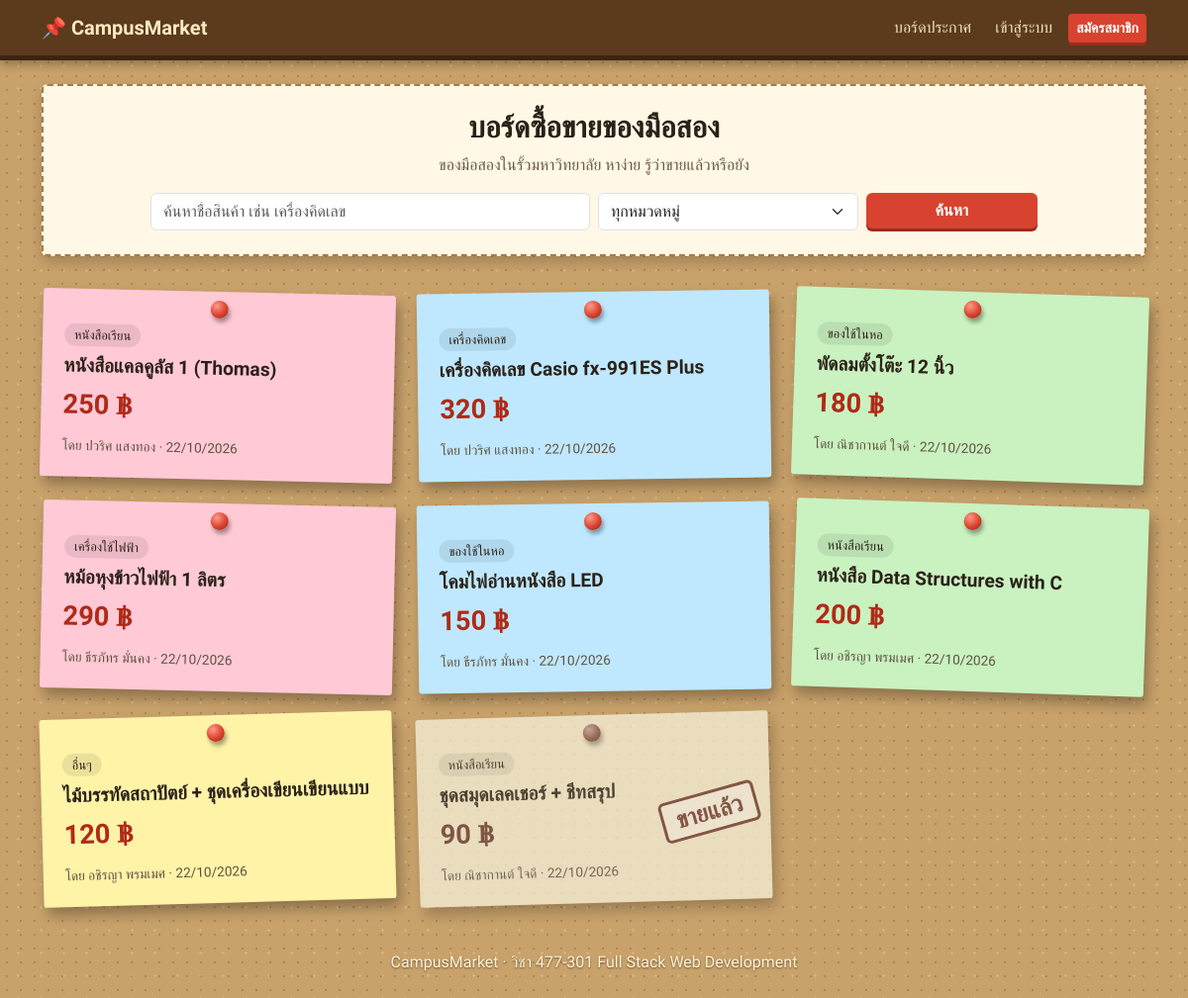
The page / on the database its author committed.
### tables this page shows
CREATE TABLE listings (
  id           INT AUTO_INCREMENT PRIMARY KEY,
  user_id      INT NOT NULL,                               
  title        VARCHAR(150) NOT NULL,                      
  description  TEXT NOT NULL,                              
  price        DECIMAL(10,2) NOT NULL,                     
  category     VARCHAR(50) NOT NULL,                       
  status       ENUM('selling','sold') NOT NULL DEFAULT 'selling',   
  created_at   TIMESTAMP DEFAULT CURRENT_TIMESTAMP,
  FOREIGN KEY (user_id) REFERENCES users(id) ON DELETE CASCADE
);

CREATE TABLE users (
  id          INT AUTO_INCREMENT PRIMARY KEY,
  name        VARCHAR(100) NOT NULL,                       
  student_id  VARCHAR(15)  NOT NULL,                       
  email       VARCHAR(120) NOT NULL UNIQUE,                
  password    VARCHAR(255) NOT NULL,                       
  contact     VARCHAR(100) NOT NULL,                       
  role        ENUM('member','admin') NOT NULL DEFAULT 'member',   
  created_at  TIMESTAMP DEFAULT CURRENT_TIMESTAMP
);

### config.php (called while the page is built, shortened)
<?php
function e($text) {
    return htmlspecialchars($text, ENT_QUOTES, 'UTF-8');
}
function is_login() {
    return isset($_SESSION['user']);
}

### index.php (the view, shortened to what this page needs)
<?php
require 'config.php';
$q    = trim($_GET['q'] ?? '');
$mine = isset($_GET['mine']) && is_login();
$sql    = "SELECT l.*, u.name AS seller
           FROM listings l JOIN users u ON l.user_id = u.id
           WHERE 1=1";
$params = [];
$sql .= " ORDER BY l.status ASC, l.created_at DESC";
$stmt = $pdo->prepare($sql);
$stmt->execute($params);
$listings = $stmt->fetchAll(PDO::FETCH_ASSOC);
include 'header.php';
?>
<div class="board-head">
  <h1><?= $mine ? 'ประกาศของฉัน' : 'บอร์ดซื้อขายของมือสอง' ?></h1>
  <p>ของมือสองในรั้วมหาวิทยาลัย หาง่าย รู้ว่าขายแล้วหรือยัง</p>
  <form class="row g-2 justify-content-center" method="get">
    <div class="col-12 col-md-5">
      <input class="form-control" name="q" value="<?= e($q) ?>" placeholder="ค้นหาชื่อสินค้า เช่น เครื่องคิดเลข">
    </div>
    <div class="col-8 col-md-3">
      <select class="form-select" name="cat">
        <option value="">ทุกหมวดหมู่</option>
      </select>
    </div>
    <div class="col-4 col-md-2">
      <button class="btn btn-pin w-100">ค้นหา</button>
    </div>
  </form>
</div>
<div class="row g-4">
  <?php foreach ($listings as $l): ?>
    <div class="col-12 col-sm-6 col-lg-4">
      <a href="listing_view.php?id=<?= $l['id'] ?>" class="note note-<?= $l['id'] % 4 ?> <?= $l['status'] === 'sold' ? 'is-sold' : '' ?>">
        <span class="pin"></span>
        <?php if ($l['status'] === 'sold'): ?>
          <span class="stamp">ขายแล้ว</span>
        <?php endif; ?>
        <span class="note-cat"><?= e($l['category']) ?></span>
        <h3><?= e($l['title']) ?></h3>
        <div class="note-price"><?= number_format($l['price']) ?> ฿</div>
        <div class="note-meta">โดย <?= e($l['seller']) ?> · <?= date('d/m/Y', strtotime($l['created_at'])) ?></div>
      </a>
    </div>
  <?php endforeach; ?>
</div>
<?php include 'footer.php'; ?>

### header.php (shortened to what this page needs)
<!DOCTYPE html>
<html lang="th">
<head>
  <link href="https://cdn.jsdelivr.net/npm/bootstrap@5.3.3/dist/css/bootstrap.min.css" rel="stylesheet">
  <link href="style.css" rel="stylesheet">
</head>
<body>
<nav class="navbar navbar-expand-md board-nav">
  <div class="container">
    <a class="navbar-brand brand" href="index.php">📌 CampusMarket</a>
    <div class="collapse navbar-collapse" id="menu">
      <ul class="navbar-nav ms-auto align-items-md-center gap-md-2">
        <li class="nav-item"><a class="nav-link" href="index.php">บอร์ดประกาศ</a></li>
        <?php if (is_login()): ?>
          <li class="nav-item"><a class="nav-link" href="listing_add.php">+ ติดประกาศ</a></li>
          <li class="nav-item"><a class="nav-link" href="index.php?mine=1">ของฉัน</a></li>
          <li class="nav-item">
            <span class="nav-link user-chip">
              <?= e($_SESSION['user']['name']) ?>
              <?php if (is_admin()): ?><span class="badge text-bg-danger">ADMIN</span><?php endif; ?>
            </span>
          </li>
          <li class="nav-item"><a class="nav-link" href="logout.php">ออกจากระบบ</a></li>
        <?php else: ?>
          <li class="nav-item"><a class="nav-link" href="login.php">เข้าสู่ระบบ</a></li>
          <li class="nav-item"><a class="btn btn-sm btn-pin" href="register.php">สมัครสมาชิก</a></li>
        <?php endif; ?>
      </ul>
    </div>
  </div>
</nav>
<main class="container py-4">

### footer.php (shortened to what this page needs)
</main>
<footer class="text-center py-4 foot">
  CampusMarket · วิชา 477-301 Full Stack Web Development
</footer>
</body>
</html>

### style.css (style rules this page uses)
:root { --cork: #c9a26b; --cork-dark: #a67c47; --wood: #5b3a1e; --pin: #d8432f; --ink: #2b2118; }
body { font-family: 'Sarabun', sans-serif; color: var(--ink); background-color: var(--cork); background-image: radial-gradient(rgba(90,55,20,.25) 1.2px, transparent 1.6px), radial-gradient(rgba(255,240,210,.25) 1px, transparent 1.4px); background-size: 14px 14px, 23px 23px; background-position: 0 0, 7px 9px; min-height: 100vh; }
h1, h2, h3, h5, .brand { font-family: 'Mali', cursive; }
.board-nav { background: var(--wood); border-bottom: 5px solid #3d2410; box-shadow: 0 4px 10px rgba(0,0,0,.3); }
.board-nav .brand { color: #ffe9c2; font-weight: 700; }
.board-nav .nav-link { color: #f3dfbd; }
.btn-pin { background: var(--pin); color: #fff; border: none; font-weight: 600; box-shadow: 0 3px 0 #9e2b1b; }
.board-head { background: #fff8e6; border: 2px dashed var(--cork-dark); border-radius: 6px; padding: 24px 18px; margin-bottom: 36px; text-align: center; box-shadow: 0 6px 14px rgba(0,0,0,.2); }
.board-head h1 { font-size: 1.9rem; font-weight: 700; }
.board-head p { color: #6b5a45; }
.note { display: block; position: relative; padding: 34px 22px 20px; min-height: 190px; color: var(--ink); text-decoration: none; border-radius: 3px; box-shadow: 4px 8px 14px rgba(0,0,0,.3); transition: transform .2s; }
.note-0 { background: #fff3a8; transform: rotate(-1.6deg); }
.note-1 { background: #ffc9d6; transform: rotate(1.3deg); }
.note-2 { background: #bfe8ff; transform: rotate(-0.8deg); }
.note-3 { background: #c9f2c0; transform: rotate(1.9deg); }
.pin { position: absolute; top: 9px; left: 50%; width: 18px; height: 18px; margin-left: -9px; border-radius: 50%; background: radial-gradient(circle at 35% 30%, #ff9a88, var(--pin) 55%, #8f2314); box-shadow: 2px 4px 4px rgba(0,0,0,.35); }
.note h2, .note h3 { font-size: 1.2rem; font-weight: 700; margin: 8px 0; }
.note-cat { display: inline-block; font-size: .8rem; background: rgba(0,0,0,.08); padding: 2px 10px; border-radius: 20px; }
.note-price { font-family: 'Mali', cursive; font-size: 1.7rem; font-weight: 700; color: #b02a18; }
.note-meta { font-size: .85rem; color: #5f5240; margin-top: 10px; }
.note.is-sold { filter: grayscale(.7); opacity: .75; }
.stamp { position: absolute; top: 42%; right: 12px; font-family: 'Mali', cursive; font-weight: 700; font-size: 1.5rem; color: #c0271a; border: 3px solid #c0271a; border-radius: 6px; padding: 0 12px; transform: rotate(-14deg); background: rgba(255,255,255,.55); }
.foot { color: #fff3d6; text-shadow: 0 1px 2px rgba(0,0,0,.5); }

### rows shown on the page
listings: category "หนังสือเรียน", title "หนังสือแคลคูลัส 1 (Thomas)", price "250", user.name "ปวริศ แสงทอง", created_at "22/10/2026"
listings: category "เครื่องคิดเลข", title "เครื่องคิดเลข Casio fx-991ES Plus", price "320", user.name "ปวริศ แสงทอง", created_at "22/10/2026"
listings: category "ของใช้ในหอ", title "พัดลมตั้งโต๊ะ 12 นิ้ว", price "180", user.name "ณิชากานต์ ใจดี", created_at "22/10/2026"
listings: category "เครื่องใช้ไฟฟ้า", title "หม้อหุงข้าวไฟฟ้า 1 ลิตร", price "290", user.name "ธีรภัทร มั่นคง", created_at "22/10/2026"
listings: category "ของใช้ในหอ", title "โคมไฟอ่านหนังสือ LED", price "150", user.name "ธีรภัทร มั่นคง", created_at "22/10/2026"
listings: category "หนังสือเรียน", title "หนังสือ Data Structures with C", price "200", user.name "อชิรญา พรมเมศ", created_at "22/10/2026"
listings: category "อื่นๆ", title "ไม้บรรทัดสถาปัตย์ + ชุดเครื่องเขียนเขียนแบบ", price "120", user.name "อชิรญา พรมเมศ", created_at "22/10/2026"
listings: status "ขายแล้ว", category "หนังสือเรียน", title "ชุดสมุดเลคเชอร์ + ชีทสรุป", price "90", user.name "ณิชากานต์ ใจดี", created_at "22/10/2026"
